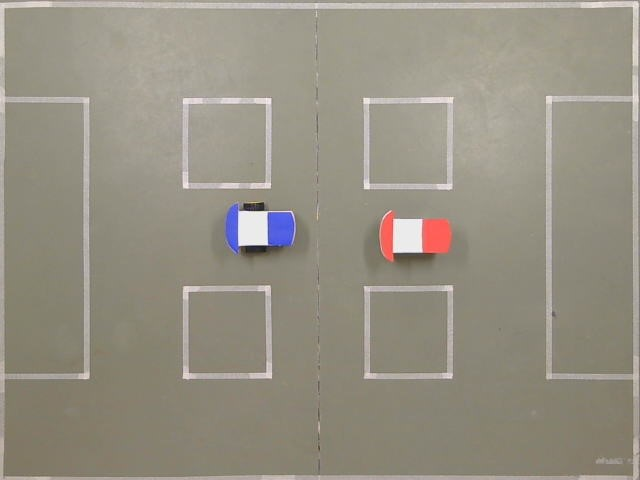
#> input picture teste0123.jpg, 640 x 480 px
$ python juntaPIXELREGIAOCENTRAL.py
#> lines starting #> are read from the running program, lines starting #| are printed output that depends on the picture; after the words box and inside, x2 and y2 are one past the last pixel; in counts of white or black regions, pixels touching at a corner belong together
import cv2
import numpy as np

# Carregar a imagem
image = cv2.imread('teste0123.jpg')
#> image is the input picture: shape (480, 640, 3); mean B, G, R 131.4, 145.1, 150.3
# Definir o tamanho dos quadrados e as letras para cada coluna
square_width = 91
square_height = 95
columns = ['A', 'B', 'C', 'D', 'E', 'F', 'G']
rows = range(1, 6)
subregion_size = 20  # Tamanho da sub-região

def draw_square_grid(image):
    for i in range(len(rows)):
        for j in range(len(columns)):
            start_x = j * square_width
            start_y = i * square_height
            end_x = start_x + square_width
            end_y = start_y + square_height
            cv2.rectangle(image, (start_x, start_y), (end_x, end_y), (0, 255, 0), thickness=2)
            # Desenhar região central de 20x20 pixels em amarelo
            center_x = start_x + (square_width - subregion_size) // 2
            center_y = start_y + (square_height - subregion_size) // 2
            cv2.rectangle(image, (center_x, center_y), (center_x + subregion_size, center_y + subregion_size), (1, 1, 1), thickness=1)

# Definir a função para converter coordenadas (x, y) em nome de região
def coordenadas_para_regiao(x, y):
    coluna = columns[x // square_width]
    linha = rows[y // square_height]

    # Calcular as coordenadas do centro da região
    centro_x = (x // square_width) * square_width + square_width // 2
    centro_y = (y // square_height) * square_height + square_height // 2

    # Verificar se o ponto está dentro da região central de 20x20 pixels
    if (centro_x - 10 <= x <= centro_x + 10) and (centro_y - 10 <= y <= centro_y + 10):
        return f"{coluna}{linha}"
    else:
        return "Em movimento"

def detectar_vermelho(frame):
    # Converter o frame para o espaço de cores HSV
    hsv = cv2.cvtColor(frame, cv2.COLOR_BGR2HSV)
    h = 1
    tolerance = 10
    red_mask1 = np.array([h - tolerance, 100, 200])
    red_mask2 = np.array([h + tolerance, 200, 255])

    # Criar uma máscara para a cor vermelha
    mask_vermelho = cv2.inRange(hsv, red_mask1, red_mask2)

    return mask_vermelho

# Função para detectar a cor azul na imagem
def detectar_azul(image):
    # Converter a imagem para o espaço de cores HSV
    hsv = cv2.cvtColor(image, cv2.COLOR_BGR2HSV)
    h = 110
    tolerance = 20
    blue_mask1 = np.array([h - tolerance, 100, 100])
    blue_mask2 = np.array([h + tolerance, 255, 255])

    # Criar uma máscara para a cor azul
    mask_azul = cv2.inRange(hsv, blue_mask1, blue_mask2)

    return mask_azul

# Função para encontrar a maior região
def encontrar_maior_regiao(mask):
    # Encontrar contornos na máscara
    contours, _ = cv2.findContours(mask, cv2.RETR_EXTERNAL, cv2.CHAIN_APPROX_SIMPLE)

    # Inicializar a maior área e o maior contorno
    maior_area = 0
    maior_contorno = None

    # Percorrer todos os contornos encontrados
    for contour in contours:
        # Calcular a área do contorno
        area = cv2.contourArea(contour)
        # Se a área for maior que a maior área atual
        if area > maior_area:
            maior_area = area
            maior_contorno = contour

    # Retornar a máscara da maior região
    mask_maior_regiao = np.zeros_like(mask)
    cv2.drawContours(mask_maior_regiao, [maior_contorno], -1, (255), thickness=cv2.FILLED)

    return mask_maior_regiao

def encontrar_menor_regiao(mask):
    # Encontrar contornos na máscara
    contours, _ = cv2.findContours(mask, cv2.RETR_EXTERNAL, cv2.CHAIN_APPROX_SIMPLE)

    # Inicializar a menor área e o menor contorno
    menor_area = float('inf')
    menor_contorno = None

    # Percorrer todos os contornos encontrados
    for contour in contours:
        # Calcular a área do contorno
        area = cv2.contourArea(contour)
        # Se a área for menor que a menor área atual
        if area < menor_area:
            menor_area = area
            menor_contorno = contour

    # Retornar a máscara da menor região
    mask_menor_regiao = np.zeros_like(mask)
    cv2.drawContours(mask_menor_regiao, [menor_contorno], -1, (255), thickness=cv2.FILLED)

    return mask_menor_regiao

def calcular_centroide(mask):
    # Encontrar contornos na máscara
    contours, _ = cv2.findContours(mask, cv2.RETR_EXTERNAL, cv2.CHAIN_APPROX_SIMPLE)

    # Inicializar o centroide
    centroide = None

    # Se houver contornos encontrados
    if contours:
        # Calcular o momento do contorno
        M = cv2.moments(contours[0])

        # Calcular o centróide
        cx = int(M['m10'] / M['m00'])
        cy = int(M['m01'] / M['m00'])

        centroide = (cx, cy)

    return centroide

# Detectar a cor azul e vermelha na imagem
red_mask = detectar_vermelho(image)
#> in detectar_vermelho, `hsv = cv2.cvtColor(frame, cv2.COLOR_BGR2HSV)`: hsv: shape (480, 640, 3); mean H, S, V 23.8, 34.3, 150.9
#> in detectar_vermelho, `mask_vermelho = cv2.inRange(hsv, red_mask1, red_mask2)`:
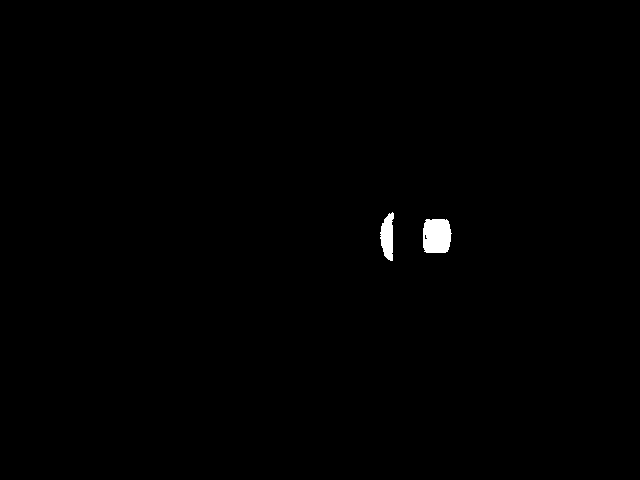
#> mask_vermelho: shape (480, 640); 0.44% white; 2 white regions, box (x1, y1, x2, y2) and area: (423, 219, 452, 253) 882, (380, 212, 394, 261) 477
blue_mask = detectar_azul(image)
#> in detectar_azul, `mask_azul = cv2.inRange(hsv, blue_mask1, blue_mask2)`:
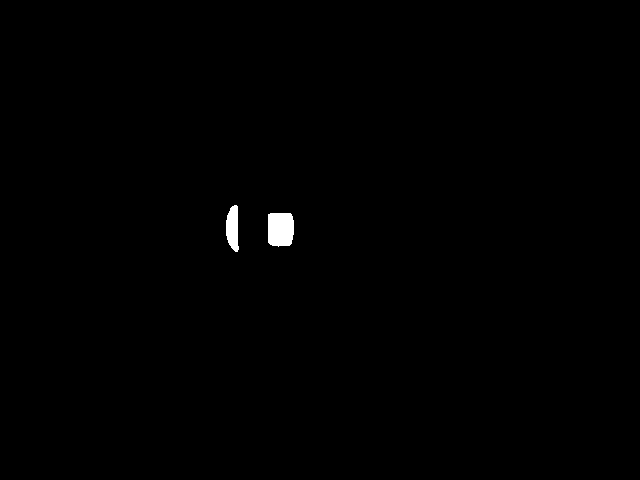
#> mask_azul: shape (480, 640); 0.42% white; 2 white regions

# Encontrar a maior região azul
maior_regiao_azul = encontrar_maior_regiao(blue_mask)
#> in encontrar_maior_regiao, `contours, _ = cv2.findContours(mask, cv2.RETR_EXTERNAL, cv2.CHAIN_APPR..`: contours = 2 contours; box (x1, y1, x2, y2) and area: (268, 213, 294, 247) 766, (226, 205, 239, 252) 412
#> the loop in encontrar_maior_regiao, `for contour in contours:` made 2 passes
#> (area, maior_area) on pass 1: (766.5, 766.5)
#> area on pass 2: 411.5
#> after the loop in encontrar_maior_regiao, `for contour in contours:`: maior_area = 766.5; maior_contorno = contour of 22 points, box (x1, y1, x2, y2) (268, 213, 294, 247), area 766
#> in encontrar_maior_regiao, `cv2.drawContours(mask_maior_regiao, [maior_contorno], -1, (255), thick..`:
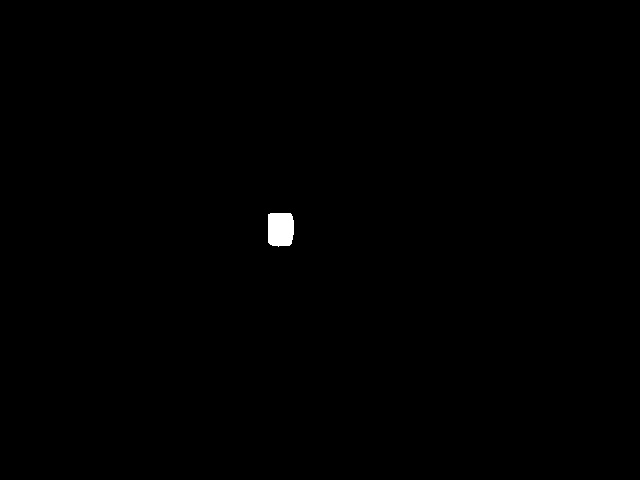
#> mask_maior_regiao: shape (480, 640); 0.27% white; 1 white region
# Encontrar a maior região vermelha
maior_regiao_vermelha = encontrar_maior_regiao(red_mask)
#> in encontrar_maior_regiao (call 2), `contours, _ = cv2.findContours(mask, cv2.RETR_EXTERNAL, cv2.CHAIN_APPR..`: contours = 2 contours; box (x1, y1, x2, y2) and area: (423, 219, 452, 253) 832, (380, 212, 394, 261) 425
#> the loop in encontrar_maior_regiao (call 2), `for contour in contours:` made 2 passes
#> (area, maior_area) on pass 1: (832.5, 832.5)
#> area on pass 2: 425
#> after the loop in encontrar_maior_regiao (call 2), `for contour in contours:`: maior_area = 832.5; maior_contorno = contour of 37 points, box (x1, y1, x2, y2) (423, 219, 452, 253), area 832
#> in encontrar_maior_regiao (call 2), `cv2.drawContours(mask_maior_regiao, [maior_contorno], -1, (255), thick..`:
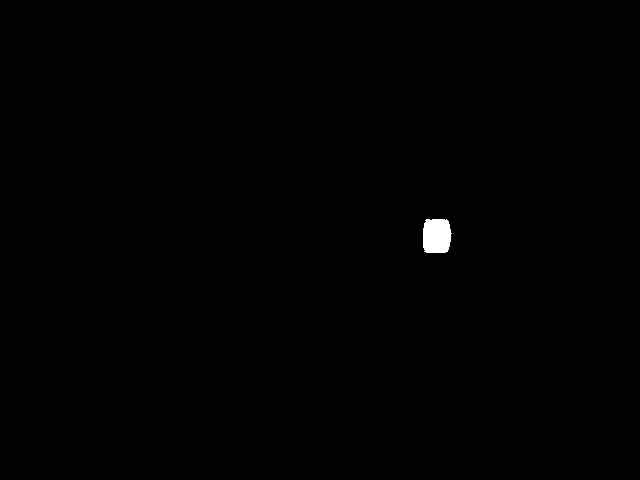
#> mask_maior_regiao: shape (480, 640); 0.29% white; 1 white region

# Encontrar a menor região azul
menor_regiao_azul = encontrar_menor_regiao(blue_mask)
#> in encontrar_menor_regiao, `contours, _ = cv2.findContours(mask, cv2.RETR_EXTERNAL, cv2.CHAIN_APPR..`: contours = 2 contours; box (x1, y1, x2, y2) and area: (268, 213, 294, 247) 766, (226, 205, 239, 252) 412
#> the loop in encontrar_menor_regiao, `for contour in contours:` made 2 passes
#> (area, menor_area) on passes 1 to 2: (766.5, 766.5), (411.5, 411.5)
#> after the loop in encontrar_menor_regiao, `for contour in contours:`: menor_area = 411.5; menor_contorno = contour of 29 points, box (x1, y1, x2, y2) (226, 205, 239, 252), area 412
#> in encontrar_menor_regiao, `cv2.drawContours(mask_menor_regiao, [menor_contorno], -1, (255), thick..`:
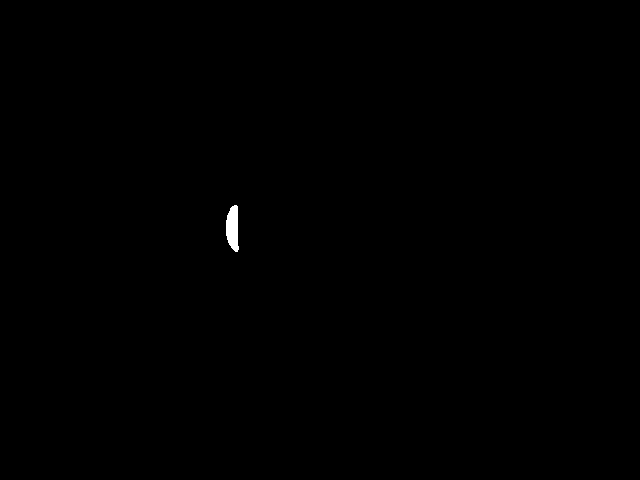
#> mask_menor_regiao: shape (480, 640); 0.15% white; 1 white region
# Encontrar a menor região vermelha
menor_regiao_vermelha = encontrar_menor_regiao(red_mask)
#> in encontrar_menor_regiao (call 2), `contours, _ = cv2.findContours(mask, cv2.RETR_EXTERNAL, cv2.CHAIN_APPR..`: contours = 2 contours; box (x1, y1, x2, y2) and area: (423, 219, 452, 253) 832, (380, 212, 394, 261) 425
#> the loop in encontrar_menor_regiao (call 2), `for contour in contours:` made 2 passes
#> (area, menor_area) on passes 1 to 2: (832.5, 832.5), (425, 425)
#> after the loop in encontrar_menor_regiao (call 2), `for contour in contours:`: menor_area = 425; menor_contorno = contour of 41 points, box (x1, y1, x2, y2) (380, 212, 394, 261), area 425
#> in encontrar_menor_regiao (call 2), `cv2.drawContours(mask_menor_regiao, [menor_contorno], -1, (255), thick..`:
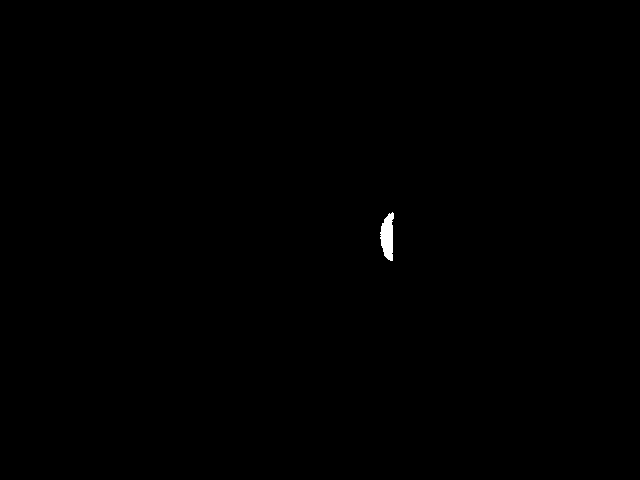
#> mask_menor_regiao: shape (480, 640); 0.16% white; 1 white region

# Calcular os centroides da maior região azul e vermelha
centroide_azul = calcular_centroide(maior_regiao_azul)
#> in calcular_centroide, `contours, _ = cv2.findContours(mask, cv2.RETR_EXTERNAL, cv2.CHAIN_APPR..`: contours = 1 contour; box (x1, y1, x2, y2) and area: (268, 213, 294, 247) 766
#> in calcular_centroide, `M = cv2.moments(contours[0])`: M = moments, m00 766.5, centre m10/m00, m01/m00 = (280.2, 228.8)
#> in calcular_centroide, `cx = int(M['m10'] / M['m00'])`: cx = 280
#> in calcular_centroide, `cy = int(M['m01'] / M['m00'])`: cy = 228
#> in calcular_centroide, `centroide = (cx, cy)`: centroide = (280, 228)
#> centroide_azul = (280, 228)
centroide_vermelho = calcular_centroide(maior_regiao_vermelha)
#> in calcular_centroide (call 2), `contours, _ = cv2.findContours(mask, cv2.RETR_EXTERNAL, cv2.CHAIN_APPR..`: contours = 1 contour; box (x1, y1, x2, y2) and area: (423, 219, 452, 253) 832
#> centroide_vermelho = (436, 235)

# Calcular os centroides da menor região azul e vermelha
centroide_azul_2 = calcular_centroide(menor_regiao_azul)
#> in calcular_centroide (call 3), `contours, _ = cv2.findContours(mask, cv2.RETR_EXTERNAL, cv2.CHAIN_APPR..`: contours = 1 contour; box (x1, y1, x2, y2) and area: (226, 205, 239, 252) 412
#> centroide_azul_2 = (232, 227)
centroide_vermelho_2 = calcular_centroide(menor_regiao_vermelha)
#> in calcular_centroide (call 4), `contours, _ = cv2.findContours(mask, cv2.RETR_EXTERNAL, cv2.CHAIN_APPR..`: contours = 1 contour; box (x1, y1, x2, y2) and area: (380, 212, 394, 261) 425
#> centroide_vermelho_2 = (387, 236)

# Calcular os pontos médios dos centroides azuis e vermelhos
def calcular_ponto_medio(ponto1, ponto2):
    return ((ponto1[0] + ponto2[0]) // 2, (ponto1[1] + ponto2[1]) // 2)

ponto_medio_azul = calcular_ponto_medio(centroide_azul, centroide_azul_2)
#> ponto_medio_azul = (256, 227)
ponto_medio_vermelho = calcular_ponto_medio(centroide_vermelho, centroide_vermelho_2)
#> ponto_medio_vermelho = (411, 235)

# Converter as coordenadas dos centroides para as regiões correspondentes
coordenadas_centroide_azul = coordenadas_para_regiao(ponto_medio_azul[0], ponto_medio_azul[1])
#> coordenadas_centroide_azul = 'Em movimento'
coordenadas_centroide_vermelho = coordenadas_para_regiao(ponto_medio_vermelho[0], ponto_medio_vermelho[1])
#> coordenadas_centroide_vermelho = 'E3'

# Desenhar a grade de coordenadas
draw_square_grid(image)
#> after the loop in draw_square_grid, `for i in range(len(rows)):`:
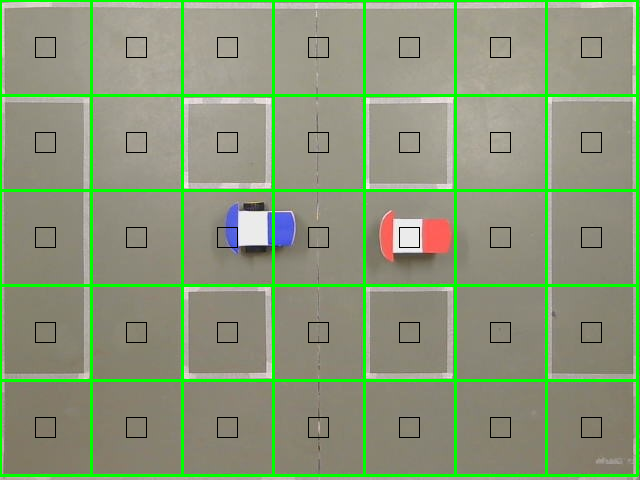
#> image: shape (480, 640, 3); mean B, G, R 120.6, 151.1, 138.1

if centroide_azul:
    cv2.circle(image, centroide_azul, 3, (1, 1, 1), -1)
#> image: shape (480, 640, 3); 0.01% of pixels changed, all inside (x1, y1, x2, y2) = (277, 225, 284, 232)
if centroide_vermelho:
    cv2.circle(image, centroide_vermelho, 3, (1, 1, 1), -1)
#> image: shape (480, 640, 3); mean B, G, R 120.5, 151.1, 138.1
# Desenhar os marcadores dos centroides da menor região
if centroide_azul_2:
    cv2.circle(image, centroide_azul_2, 3, (1, 1, 1), -1)
#> image: shape (480, 640, 3); mean B, G, R 120.5, 151.1, 138.1
if centroide_vermelho_2:
    cv2.circle(image, centroide_vermelho_2, 3, (1, 1, 1), -1)
#> image: shape (480, 640, 3); mean B, G, R 120.5, 151.1, 138.1

# Desenhar os pontos médios
cv2.circle(image, ponto_medio_azul, 3, (1, 1, 1), -1)
#> image: shape (480, 640, 3); mean B, G, R 120.5, 151.1, 138
cv2.circle(image, ponto_medio_vermelho, 3, (1, 1, 1), -1)
#> image: shape (480, 640, 3); mean B, G, R 120.5, 151, 138

# Imprimir as coordenadas dos centroides
if centroide_azul:
    print(f"AZUL: {coordenadas_centroide_azul}")
#| AZUL: Em movimento
if centroide_vermelho:
    print(f"VERMELHO: {coordenadas_centroide_vermelho}")
#| VERMELHO: E3

# Mostrar a imagem com os centroides e a grade de coordenadas
cv2.imshow('Centroides e Grade de Coordenadas', image)
cv2.waitKey(0)
cv2.destroyAllWindows()
